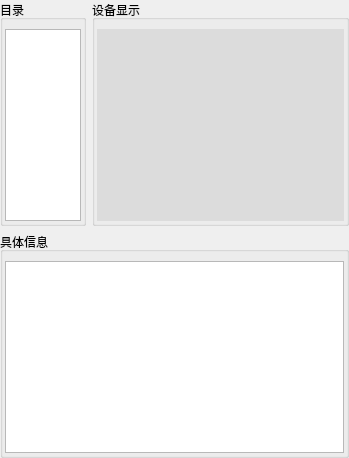
       <widget class="QWidget" name="widget_2" native="true">
        <layout class="QVBoxLayout" name="verticalLayout_6" stretch="1,1">
         <property name="leftMargin">
          <number>0</number>
         </property>
         <property name="topMargin">
          <number>0</number>
         </property>
         <property name="rightMargin">
          <number>0</number>
         </property>
         <property name="bottomMargin">
          <number>0</number>
         </property>
         <item>
          <widget class="QWidget" name="widget_6" native="true">
           <layout class="QHBoxLayout" name="horizontalLayout_4" stretch="1,3">
            <property name="leftMargin">
             <number>0</number>
            </property>
            <property name="topMargin">
             <number>0</number>
            </property>
            <property name="rightMargin">
             <number>0</number>
            </property>
            <property name="bottomMargin">
             <number>0</number>
            </property>
            <item>
             <widget class="QGroupBox" name="groupBox">
              <property name="title">
               <string>目录</string>
              </property>
              <layout class="QVBoxLayout" name="verticalLayout_8">
               <property name="leftMargin">
                <number>2</number>
               </property>
               <property name="rightMargin">
                <number>2</number>
               </property>
               <property name="bottomMargin">
                <number>2</number>
               </property>
               <item>
                <widget class="QTableView" name="tableView">
                 <property name="font">
                  <font>
                   <family>楷体</family>
                   <pointsize>12</pointsize>
                  </font>
                 </property>
                </widget>
               </item>
              </layout>
             </widget>
            </item>
            <item>
             <widget class="QGroupBox" name="groupBox_2">
              <property name="title">
               <string>设备显示</string>
              </property>
              <layout class="QVBoxLayout" name="verticalLayout_4">
               <property name="leftMargin">
                <number>2</number>
               </property>
               <property name="rightMargin">
                <number>2</number>
               </property>
               <property name="bottomMargin">
                <number>2</number>
               </property>
               <item>
                <widget class="QWidget" name="widget_7" native="true">
                 <property name="styleSheet">
                  <string notr="true">background-color: rgb(220, 220, 220);</string>
                 </property>
                </widget>
               </item>
              </layout>
             </widget>
            </item>
           </layout>
          </widget>
         </item>
         <item>
          <widget class="QGroupBox" name="groupBox_3">
           <property name="title">
            <string>具体信息</string>
           </property>
           <layout class="QVBoxLayout" name="verticalLayout">
            <property name="leftMargin">
             <number>2</number>
            </property>
            <property name="topMargin">
             <number>9</number>
            </property>
            <property name="rightMargin">
             <number>2</number>
            </property>
            <property name="bottomMargin">
             <number>2</number>
            </property>
            <item>
             <widget class="QTableView" name="tableView_2"/>
            </item>
           </layout>
          </widget>
         </item>
        </layout>
       </widget>
